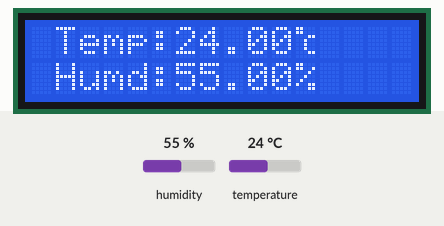
This sketch was run on a simulated Arduino Uno, built with avr-gcc and run on an emulated ATmega328P. Shown: 16×2 character LCD. Inputs (shaded band) come from the test bench; at power-on: humidity 55 %, temperature 24 °C.

Above: at 1.9 s.
2.0 s: humidity set to 22 %
At 3.1 s:
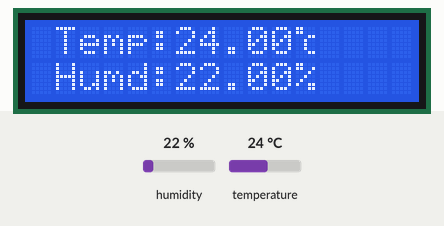
4.7 s: temperature set to 12 °C
At 5.5 s:
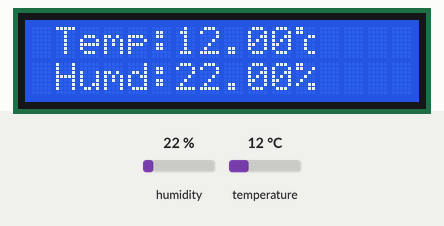
7.4 s: humidity set to 40 %
At 10.0 s:
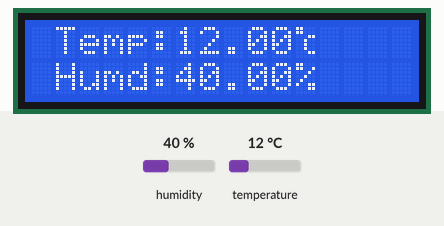
10.3 s: temperature set to 19 °C
At 11.5 s:
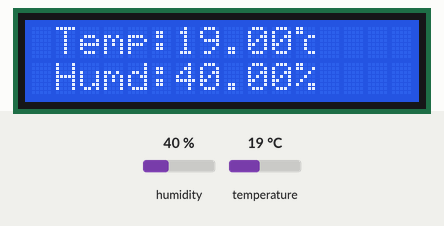
Timing chart, 0 to 13.3 s (numbered marks = the images above; inputs shaded):
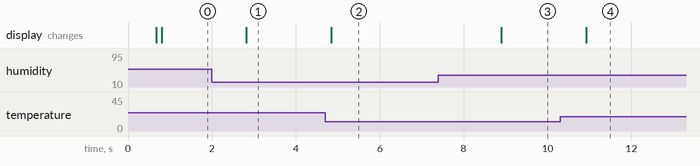

The sketch:

dht11_weather_monitoring_arduino_code.ino
```cpp
#include <LiquidCrystal.h>
#include "DHT.h"              //https://github.com/dizelab/DHT-sensor-arduino-library

#define DHTPIN 8                // Sensor Pin!
#define DHTTYPE DHT11          // define the type of sensor used!

DHT dht(DHTPIN, DHTTYPE);     // Initialize DHT sensor.

const int rs = 12, en = 11, d4 = 5, d5 = 4, d6 = 3, d7 = 2;
LiquidCrystal lcd(rs, en, d4, d5, d6, d7);

byte degreec[] =
 {
  B11000,
  B11000,
  B00011,
  B00100,
  B00100,
  B00100,
  B00011,
  B00000
 };

void setup()
{
 pinMode(3,OUTPUT);
 digitalWrite(3,HIGH);
 lcd.begin(16, 2);
 lcd.createChar(0, degreec);
 lcd.home();
 dht.begin();

 lcd.setCursor(0,1);
 lcd.print("WeatherMonitor ");
 delay(600);
 lcd.setCursor(0,0);
 lcd.print("                 ");
  lcd.setCursor(0,1);
 lcd.print("                 ");
 delay(100);

}

void loop()
{
 float h = dht.readHumidity();      // Read Humidity
 float t = dht.readTemperature();   // Read temperature as Celsius
 lcd.setCursor(1,0);
 lcd.print("Temp:");
 lcd.setCursor(6,0);
 lcd.print(t);
 lcd.setCursor(11,0);
 lcd.write((byte)0);
 lcd.setCursor(1,1);
 lcd.print("Humd:");
 lcd.setCursor(6,1);
 lcd.print(h);
 lcd.setCursor(11,1);
 lcd.print("%");

}
```

Measured:
- after the input at 2.0 s, the display: changes after 0.82 s (image 1)
- after the input at 4.7 s, the display: changes after 0.15 s (image 2)
- after the input at 7.4 s, the display: changes after 1.5 s (image 3)
- after the input at 10.3 s, the display: changes after 0.62 s (image 4)
